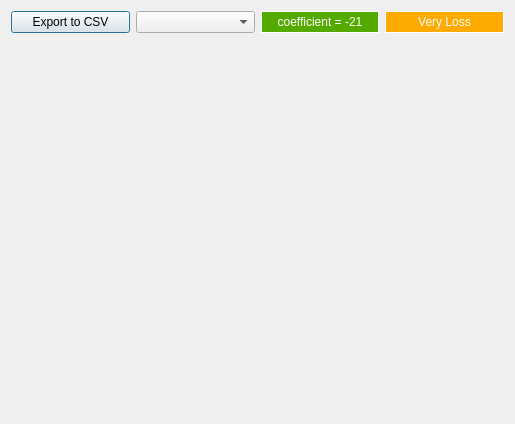
<?xml version="1.0" encoding="UTF-8"?>
<ui version="4.0">
 <class>Dialog</class>
 <widget class="QDialog" name="Dialog">
  <property name="geometry">
   <rect>
    <x>0</x>
    <y>0</y>
    <width>515</width>
    <height>424</height>
   </rect>
  </property>
  <property name="windowTitle">
   <string>Dialog</string>
  </property>
  <layout class="QGridLayout" name="gridLayout">
   <item row="3" column="0" colspan="4">
    <widget class="QLabel" name="label">
     <property name="text">
      <string/>
     </property>
     <property name="pixmap">
      <pixmap>C:/Users/Phos/Desktop/index222.png</pixmap>
     </property>
     <property name="scaledContents">
      <bool>true</bool>
     </property>
    </widget>
   </item>
   <item row="0" column="2">
    <widget class="QLabel" name="label_2">
     <property name="styleSheet">
      <string notr="true">color: rgb(255, 255, 255);
background-color: rgb(85, 170, 0);</string>
     </property>
     <property name="frameShape">
      <enum>QFrame::Box</enum>
     </property>
     <property name="text">
      <string>coefficient = -21</string>
     </property>
     <property name="alignment">
      <set>Qt::AlignCenter</set>
     </property>
    </widget>
   </item>
   <item row="0" column="3">
    <widget class="QLabel" name="label_3">
     <property name="autoFillBackground">
      <bool>false</bool>
     </property>
     <property name="styleSheet">
      <string notr="true">background-color: rgb(255, 170, 0);
color: rgb(255, 255, 255);</string>
     </property>
     <property name="frameShape">
      <enum>QFrame::Panel</enum>
     </property>
     <property name="frameShadow">
      <enum>QFrame::Plain</enum>
     </property>
     <property name="text">
      <string>Very Loss</string>
     </property>
     <property name="alignment">
      <set>Qt::AlignCenter</set>
     </property>
    </widget>
   </item>
   <item row="0" column="0">
    <widget class="QPushButton" name="pushButton_2">
     <property name="text">
      <string>Export to CSV</string>
     </property>
    </widget>
   </item>
   <item row="0" column="1">
    <widget class="QComboBox" name="comboBox"/>
   </item>
  </layout>
 </widget>
 <resources/>
 <connections/>
</ui>
